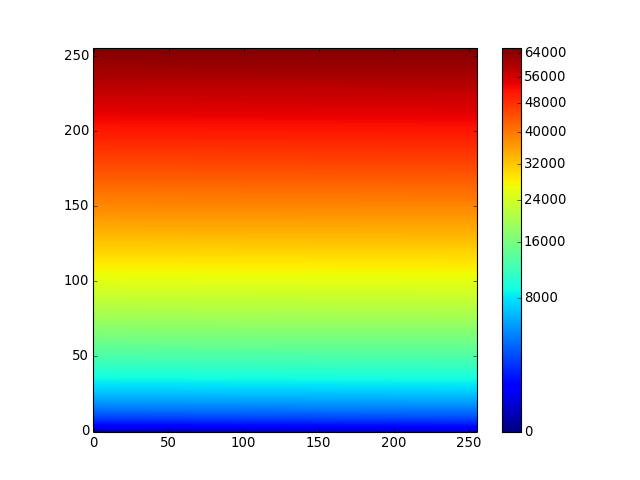

This figure's Python source:
import numpy as np
import matplotlib.pyplot as plt

from astropy.visualization import SqrtStretch
from astropy.visualization.mpl_normalize import ImageNormalize

# Generate test image
image = np.arange(65536).reshape((256, 256))

# Create normalizer object
norm = ImageNormalize(vmin=0., vmax=65536, stretch=SqrtStretch())

# Make the figure
fig = plt.figure()
ax = fig.add_subplot(1,1,1)
im = ax.imshow(image, origin='lower', norm=norm)
fig.colorbar(im)
